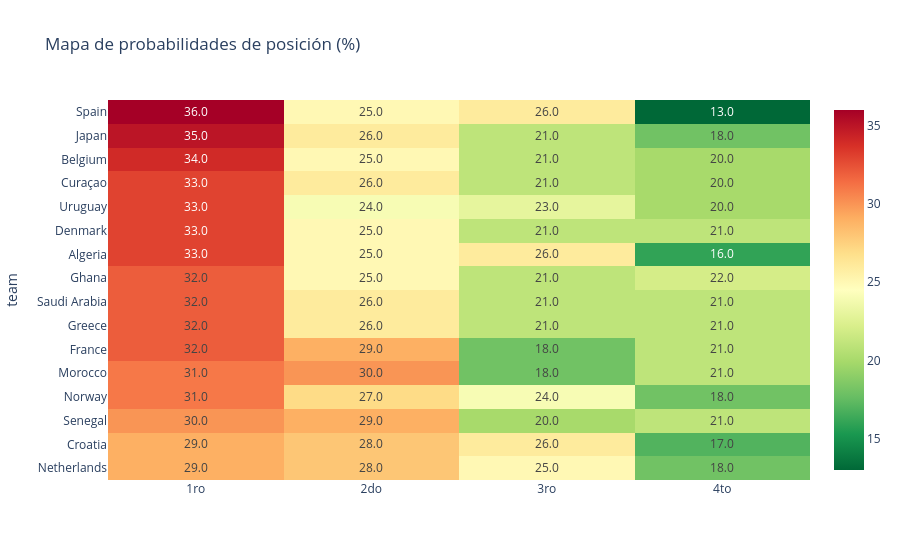

The notebook cell this image was saved under:
### Code cell
# Heatmap de probabilidades
heatmap_df = prob_df[prob_df['team'].isin(top_teams)][['team', 'pos_1', 'pos_2', 'pos_3', 'pos_4']].copy()
heatmap_df = heatmap_df.set_index('team')
heatmap_df.columns = ['1ro', '2do', '3ro', '4to']

fig = px.imshow(
    heatmap_df,
    text_auto='.1f',
    aspect='auto',
    title='Mapa de probabilidades de posición (%)',
    color_continuous_scale='RdYlGn_r'
)
fig.show()

### Figure 1 — Plotly figure (JSON) as saved in the notebook; plotly's stock layout.template omitted (floating-point values rounded to 4 significant figures)
{"data": [{"coloraxis": "coloraxis", "hovertemplate": "x: %{x}<br>team: %{y}<br>color: %{z}<extra></extra>", "name": "0", "texttemplate": "%{z:.1f}", "type": "heatmap", "x": ["1ro", "2do", "3ro", "4to"], "xaxis": "x", "y": ["Spain", "Japan", "Belgium", "Curaçao", "Uruguay", "Denmark", "Algeria", "Ghana", "Saudi Arabia", "Greece", "France", "Morocco", "Norway", "Senegal", "Croatia", "Netherlands"], "yaxis": "y", "z": [[36.0, 25.0, 26.0, 13.0], [35.0, 26.0, 21.0, 18.0], [34.0, 25.0, 21.0, 20.0], [33.0, 26.0, 21.0, 20.0], [33.0, 24.0, 23.0, 20.0], [33.0, 25.0, 21.0, 21.0], [33.0, 25.0, 26.0, 16.0], [32.0, 25.0, 21.0, 22.0], [32.0, 26.0, 21.0, 21.0], [32.0, 26.0, 21.0, 21.0], [32.0, 29.0, 18.0, 21.0], [31.0, 30.0, 18.0, 21.0], [31.0, 27.0, 24.0, 18.0], [30.0, 29.0, 20.0, 21.0], [29.0, 28.0, 26.0, 17.0], [29.0, 28.0, 25.0, 18.0]]}], "layout": {"coloraxis": {"colorscale": [[0, "rgb(0,104,55)"], [0.1, "rgb(26,152,80)"], [0.2, "rgb(102,189,99)"], [0.3, "rgb(166,217,106)"], [0.4, "rgb(217,239,139)"], [0.5, "rgb(255,255,191)"], [0.6, "rgb(254,224,139)"], [0.7, "rgb(253,174,97)"], [0.8, "rgb(244,109,67)"], [0.9, "rgb(215,48,39)"], [1, "rgb(165,0,38)"]]}, "title": {"text": "Mapa de probabilidades de posición (%)"}, "xaxis": {"anchor": "y", "domain": [0, 1]}, "yaxis": {"anchor": "x", "autorange": "reversed", "domain": [0, 1], "title": {"text": "team"}}}}
